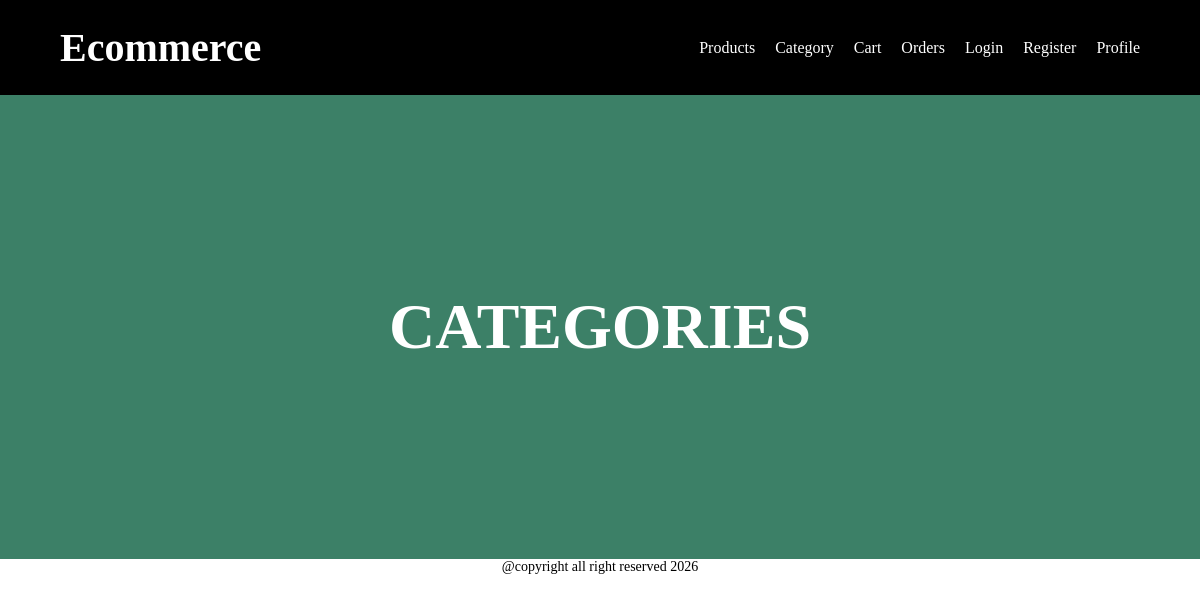
Before: /products/category/ with the older database file.
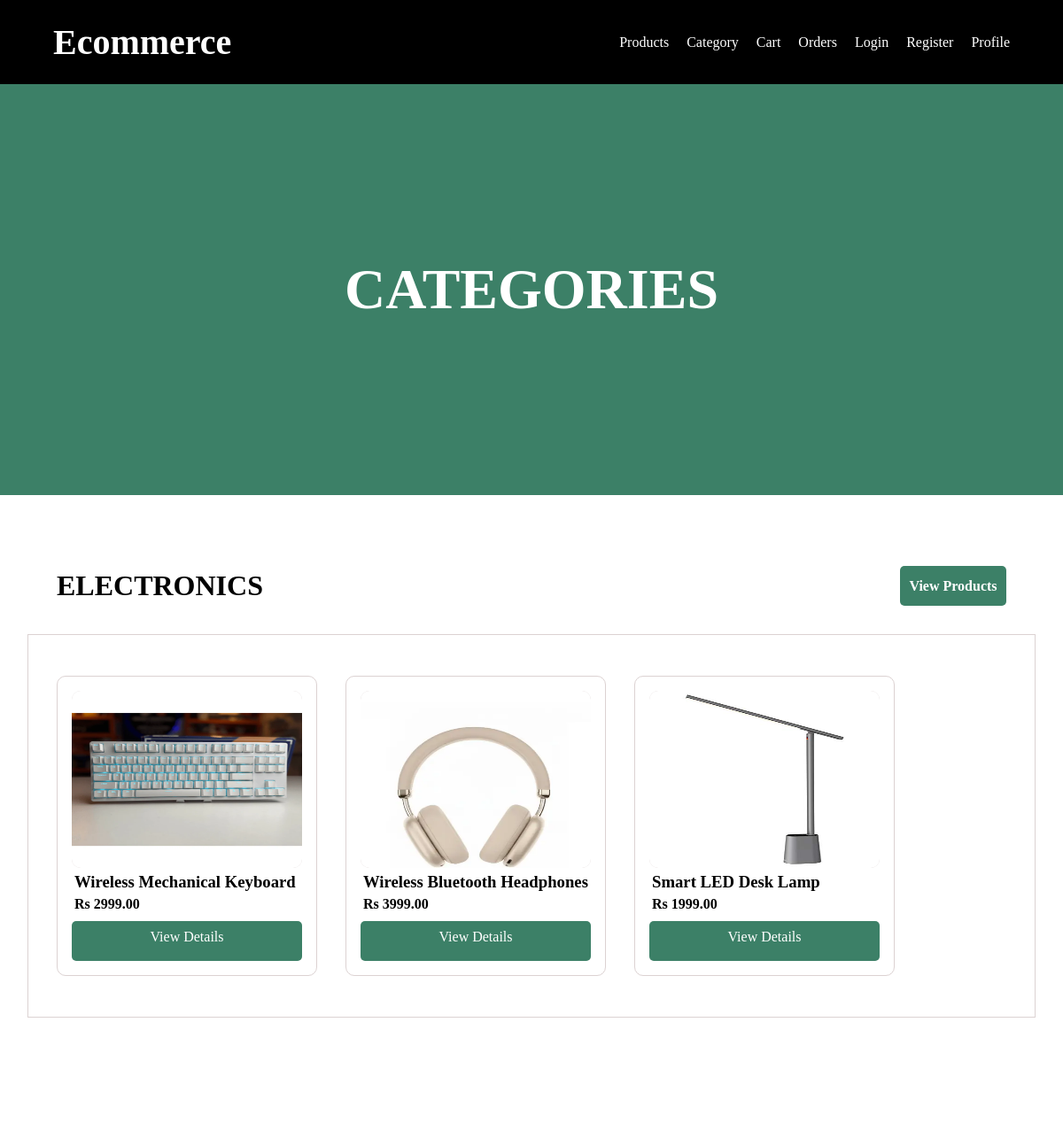
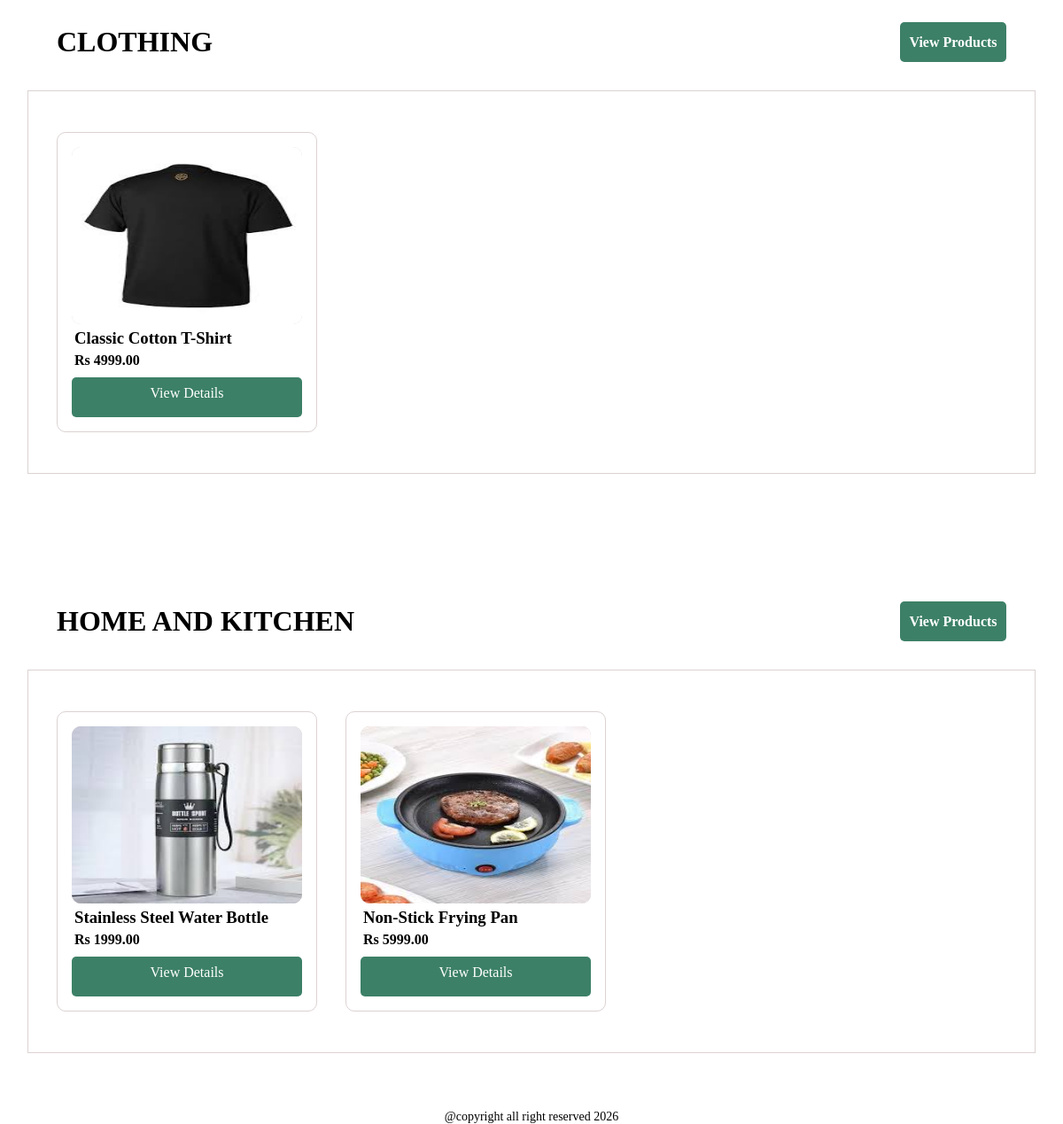
After: the same page with the newer database file (2 pictures, top to bottom).
### apps/products/models.py (models this page shows, shortened)
class Category(models.Model):
    name = models.CharField(max_length=100)
    slug = models.SlugField(unique=True)
    image = models.ImageField(upload_to='category/')

class Product(models.Model):
    name = models.CharField(max_length=100)
    description = models.TextField(blank=True)
    image = models.ImageField(upload_to='product/')
    price = models.DecimalField(max_digits=10 , decimal_places=2)
    stock = models.PositiveIntegerField(default=1)
    category = models.ForeignKey(Category , on_delete=models.CASCADE , related_name='products')

### apps/products/views.py (the view)
# urls.py: path('category/' , views.categories , name = 'category'),
def categories(req ):
    categories = Category.objects.all()
    context = {
        'categories' : categories
    }
    return render(req , 'products/category.html' , context)

### templates/products/category.html (shortened to what this page needs)
{% extends 'base.html' %}
{% load static%}
{% block link %}
    <link rel="stylesheet" href="{% static 'CSS/products.css' %}">
{% endblock %}
{% block content %}
    <main>
        <div class="category-container">
            <div class="category-heading">
                <h1>Categories</h1>
            </div>
            {% for category in categories %}
                <div class="category-list">
                    <div class="category-item">
                        <div class="category-item-name-and-view-btn">
                            <h2>{{ category.name }}</h2>
                            <a href="{% url 'category_detail' slug=category.slug %}" class="view-products-btn">View Products</a>
                        </div>
                        <div class="category-items-container">
                            {% for product in category.products.all %}
                                <div class="item">
                                    <div class="item-image"><img src="{{ product.image.url }}" alt="{{ product.name }}"></div>
                                    <h3 class="item-name">{{ product.name }}</h3>
                                    <div class="prices">
                                        <p class="item-price">Rs {{ product.price }}</p>
                                    </div>
                                    <div class="item-btns">
                                        <a href="{% url 'product_detail' id=product.id %}" class="view-btn">View Details</a>
                                    </div>
                                </div>
                            {% endfor %}
                        </div>
                    </div>
                </div>
            {% endfor %}
        </div>
    </main>
{% endblock %}

Changed rows visible on the page:
added Category: name "ELECTRONICS"
added Product: image (picture), name "Wireless Mechanical Keyboard", price "2999.00", shown under "ELECTRONICS"
added Product: image (picture), name "Wireless Bluetooth Headphones", price "3999.00", shown under "ELECTRONICS"
added Product: image (picture), name "Smart LED Desk Lamp", price "1999.00", shown under "ELECTRONICS"
added Category: name "CLOTHING"
added Product: image (picture), name "Classic Cotton T-Shirt", price "4999.00", shown under "CLOTHING"
added Category: name "HOME AND KITCHEN"
added Product: image (picture), name "Stainless Steel Water Bottle", price "1999.00", shown under "HOME AND KITCHEN"
added Product: image (picture), name "Non-Stick Frying Pan", price "5999.00", shown under "HOME AND KITCHEN"
